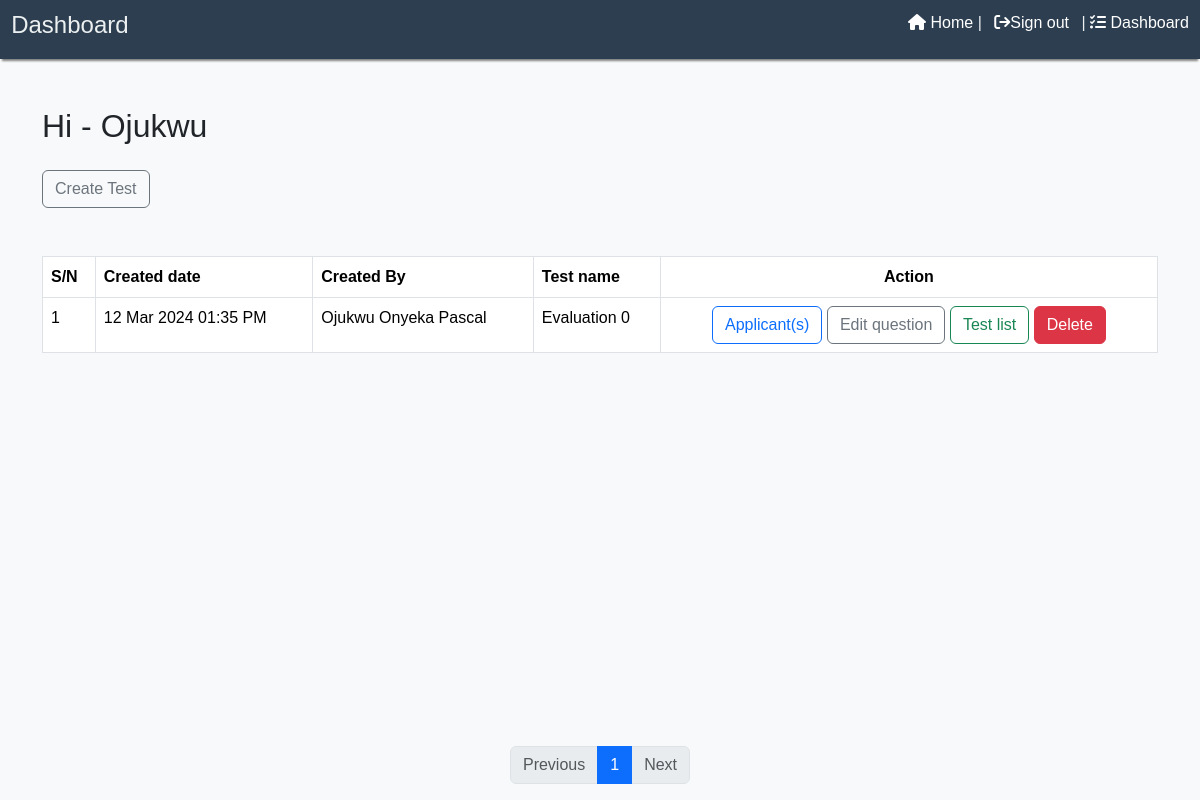
The page /dashboard/77d51db8-42fd-40ca-92cc-fd451ac23a5e (signed in) on the database its author committed.
### main.py (models this page shows, shortened)
class User(UserMixin, db.Model):
    id = db.Column(db.Integer, primary_key=True)
    userid = db.Column(db.String(128), unique=True, nullable=True)
    company_id = db.Column(db.String(255), db.ForeignKey('company.companyid'), nullable=False)
    email = db.Column(db.String(128), nullable=False)
    _password = db.Column('password',
                        db.String(128),
                        nullable=False)
    first_name = db.Column(db.String(128))
    last_name = db.Column(db.String(128))
    role = db.Column(db.String(10), nullable=True)
    created = db.Column(db.DateTime, default=datetime.now())
    tests = db.relationship('Test', backref='user', lazy=True)
    @property
    def password(self):
        return self._password
    @password.setter
    def password(self, pwd):
        """hashing password values"""
        self._password = hashlib.md5(pwd.encode()).hexdigest()

class Test(db.Model):
    id = db.Column(db.Integer, primary_key=True)
    test_name = db.Column(db.String(255), nullable=False)
    test_id = db.Column(db.String(128), nullable=False, unique=True)
    created = db.Column(db.DateTime, default=datetime.now())
    userid = db.Column(db.String, db.ForeignKey('user.userid'), nullable=False)
    questions = db.relationship('Question', backref='test', lazy=True)
    teststats = db.relationship('Teststat', backref='test', lazy=True)

### main.py (the view)
@app.route('/dashboard/<user_id>', methods=['GET'])
@login_required
def dashboard(user_id):
    count = 1
    test = Test.query.filter_by(userid=user_id).order_by(desc(Test.created))
    if not test:
        return jsonify({'error': 'Unauthorized User'}), 401
    user = User.query.filter_by(userid=user_id).first()
    if not user:
        return jsonify({'error': 'Unauthorized User'}), 401
    users = User.query.all()
    page = request.args.get("page")
    if page and page.isdigit():
        page = int(page)
    else:
        page = 1
    try:
        pages = test.paginate(page=page, per_page=3)
    except:
        if (test.count() % 3 != 0):
            count =  int((test.count() / 3)) + 1
        else:
            count = (test.count() / 3)
        if count <= 0:
            count = 1
        pages = test.paginate(page=count, per_page=3)
    return render_template('Dashboard.html', test=test, i=0, pages=pages,
                           companyname='', user=user, users=users, user_id=user_id)

### main.py (called while the page is built)
@login_manager.user_loader
def load_user(user_id):
    return db.session.get(User, user_id)

### templates/Dashboard.html (shortened to what this page needs)
<!DOCTYPE html>
<html lang="en">
<head>
    <link href="https://cdn.jsdelivr.net/npm/bootstrap@5.3.2/dist/css/bootstrap.min.css" rel="stylesheet">
    <link rel="stylesheet" href="/static/styles/style.css">
    <link rel="stylesheet" href="https://cdnjs.cloudflare.com/ajax/libs/font-awesome/6.5.1/css/all.min.css" />
    <link rel="stylesheet" href="/static/styles/style.css">
</head>
<body class="bg-light">
  <header>
        <div style="float: left;">
            <h4> Dashboard </h4>
        </div>
        <div style="float: right;">
            <a href="{{ url_for('home') }}" class="signout">  <i class="fa fa-home" aria-hidden="true"></i> Home</a> |
            <a href="{{ url_for('logout') }}"  class="signout" style="padding: 8px"><i class="fa fa-sign-out" aria-hidden="true"></i>Sign out</a>    |
            <a href="{{ url_for('mainboard', user_id=user_id) }}" class="signout" ><i class="fa fa-tasks" aria-hidden="true"></i> Dashboard</a>
                </div>
     </header>
    <div class="container mt-5">
        <h2 class="mb-4">Hi - {{ user.last_name }}</h2>
        <button type="button" class="btn btn-outline-secondary mb-4" data-bs-toggle="modal" data-bs-target="#createTestModal">
            Create Test
        </button>
        <br><br>
        <div class="table-responsive">
            <table class="table table-bordered">
                <thead>
                    <tr>
                        <th>S/N</th>
                        <th>Created date</th>
                        <th>Created By </th>
                        <th>Test name</th>
                        <th style="text-align: center;" colspan="3">Action</th>
                    </tr>
                </thead>
                <tbody>
                    {% for test in pages.items %}
                        <tr>
                            <td> {{ loop.index }}</td>
                            <td>{{ test.created.strftime('%d %b %Y %I:%M %p') }}</td>
                            <td>
                                {% for u in users%}
                                {% if u.userid == test.userid%}
                                {{ u.last_name }} {{ u.first_name }}
                                {% endif %}
                                {% endfor %}
                                 </td>
                            <td>{{ test.test_name }}</td>
                            <td style="text-align: center;" >
                                <button type="button" class="btn btn-outline-primary" onclick="redirectToaddtestuser('{{ test.test_id }}', '{{ user_id }}')">Applicant(s)</button>
                                {% if test.questions|length > 0 %}
<button type="button" class="btn btn-outline-secondary" onclick="redirectToeditquestionpage('{{ test.test_id }}', '{{ user_id }}')">Edit question</button>
{% else %}
<button type="button" class="btn btn-outline-secondary" onclick="redirectToaddquestionpage('{{ test.test_id }}', '{{ user_id }}')">Add question</button>
{% endif %}
<button type="button" class="btn btn-outline-success" onclick="redirectToTestList('{{ test.test_id }}')">Test list</button>
<button type="button" class="btn btn-danger" onclick="deletetest('{{ test.test_id }}')">Delete</button>
                            </td>
                        </tr>
                    {% endfor %}
                </tbody>
            </table>
        </div>
    </div>
<div class="fixed-bottom d-flex justify-content-center" style="margin-top: 20px;">
    <nav aria-label="...">
        <ul class="pagination">
            <li class="page-item {% if not pages.has_prev %} disabled {% endif %}">
                <a class="page-link" href="./{{user_id}}?page={{ pages.prev_num }}">Previous</a>
            </li>
            {% for page in pages.iter_pages() %}
                <li class="page-item {% if page == pages.page %} active {% endif %}">
                    <a class="page-link" href="./{{user_id}}?page={{ page }}">{{ page }}</a>
                </li>
            {% endfor %}
            <li class="page-item {% if not pages.has_next %} disabled {% endif %}">
                <a class="page-link" href="./{{user_id}}?page={{ pages.next_num }}">Next</a>
            </li>
        </ul>
    </nav>
    </div>
</body>
</html>

### static/styles/style.css (style rules this page uses)
header, .modal-header { background-color: #2c3e50; color: #ecf0f1; text-align: left; padding: 0.7rem; box-shadow: 0 4px 2px -2px gray; overflow: hidden; }
a.signout { text-decoration: none; font-size: 1rem; color: #fff; }

### templates/Dashboard.html (style rules this page uses)
body { font-family: Arial, sans-serif; margin: 0; padding: 0; box-sizing: border-box; background-color: #f8f9fa; }

### rows shown on the page
User: last_name "Ojukwu", first_name "Onyeka Pascal"
Test: created "12 Mar 2024 01:35 PM", test_name "Evaluation 0"

### other values the page prints
{{ page }} "1"
